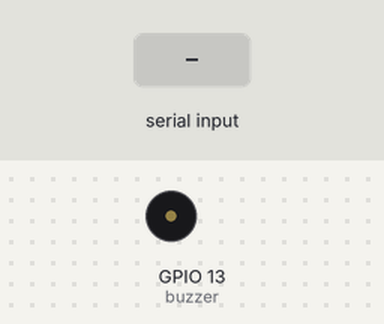
The sketch below on a simulated ESP32. Parts: buzzer (waves = sounding, pin HIGH). The inputs (shaded band) are chosen by the test bench.

Above: at 1.2 s.
1.3 s: "1\n" received over Serial
At 2.4 s:
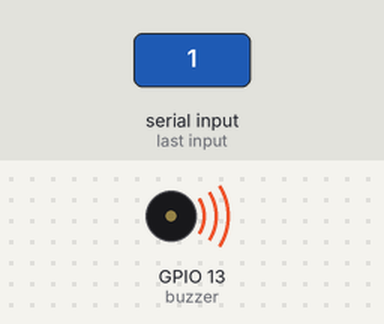
2.8 s: "0\n" received over Serial
At 3.5 s:
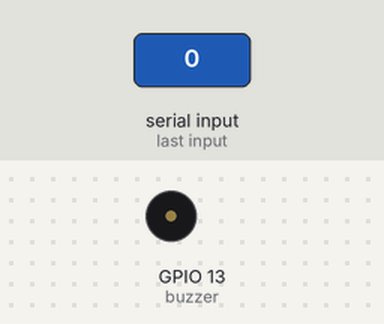
Timing chart, 0 to 5.8 s (numbered marks = the images above; inputs shaded):
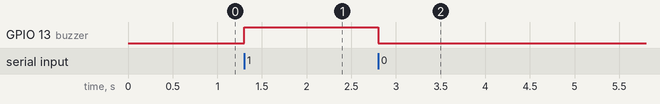

The sketch:

buzzer_control.ino
```cpp
int buzzer = 13;

void setup() {
  Serial.begin(115200);
  pinMode(buzzer, OUTPUT);
}

void loop() {

  if (Serial.available()) {
    String data = Serial.readStringUntil('\n');

    if (data == "1") {
      digitalWrite(buzzer, HIGH);
    }
    else if (data == "0") {
      digitalWrite(buzzer, LOW);
    }
  }

}
```

Measured:
- after the input at 1.3 s, GPIO 13 (buzzer): LOW → HIGH at once
- after the input at 2.8 s, GPIO 13 (buzzer): HIGH → LOW at once
